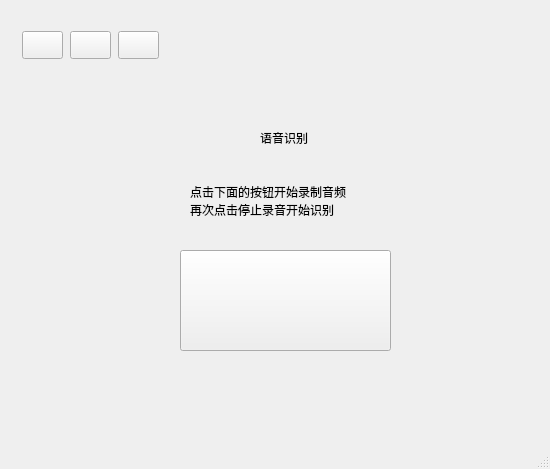
<?xml version="1.0" encoding="UTF-8"?>
<ui version="4.0">
 <class>MainWindow</class>
 <widget class="QMainWindow" name="MainWindow">
  <property name="geometry">
   <rect>
    <x>0</x>
    <y>0</y>
    <width>550</width>
    <height>469</height>
   </rect>
  </property>
  <property name="windowTitle">
   <string>MainWindow</string>
  </property>
  <widget class="QWidget" name="centralwidget">
   <widget class="QLabel" name="label">
    <property name="geometry">
     <rect>
      <x>260</x>
      <y>130</y>
      <width>72</width>
      <height>15</height>
     </rect>
    </property>
    <property name="text">
     <string>语音识别</string>
    </property>
   </widget>
   <widget class="QLabel" name="label_2">
    <property name="geometry">
     <rect>
      <x>190</x>
      <y>150</y>
      <width>231</width>
      <height>101</height>
     </rect>
    </property>
    <property name="text">
     <string>点击下面的按钮开始录制音频
再次点击停止录音开始识别</string>
    </property>
   </widget>
   <widget class="QPushButton" name="Btn_R">
    <property name="geometry">
     <rect>
      <x>180</x>
      <y>250</y>
      <width>211</width>
      <height>101</height>
     </rect>
    </property>
    <property name="text">
     <string/>
    </property>
   </widget>
   <widget class="QPushButton" name="Btn_Close">
    <property name="geometry">
     <rect>
      <x>22</x>
      <y>31</y>
      <width>41</width>
      <height>28</height>
     </rect>
    </property>
    <property name="text">
     <string/>
    </property>
   </widget>
   <widget class="QPushButton" name="Btn_Min">
    <property name="geometry">
     <rect>
      <x>70</x>
      <y>31</y>
      <width>41</width>
      <height>28</height>
     </rect>
    </property>
    <property name="text">
     <string/>
    </property>
   </widget>
   <widget class="QPushButton" name="Btn_Max_Nor">
    <property name="geometry">
     <rect>
      <x>118</x>
      <y>31</y>
      <width>41</width>
      <height>28</height>
     </rect>
    </property>
    <property name="text">
     <string/>
    </property>
   </widget>
  </widget>
  <widget class="QMenuBar" name="menubar">
   <property name="geometry">
    <rect>
     <x>0</x>
     <y>0</y>
     <width>550</width>
     <height>26</height>
    </rect>
   </property>
  </widget>
  <widget class="QStatusBar" name="statusbar"/>
 </widget>
 <resources/>
 <connections/>
</ui>
